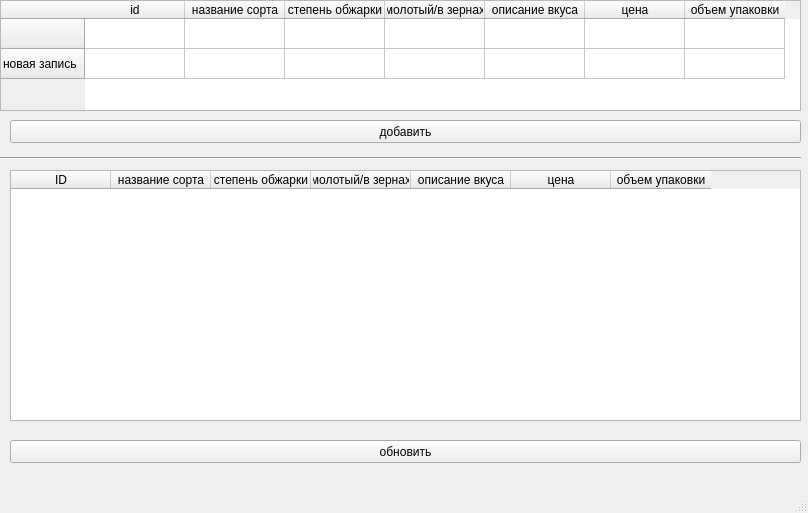
<?xml version="1.0" encoding="UTF-8"?>
<ui version="4.0">
 <class>MainWindow</class>
 <widget class="QMainWindow" name="MainWindow">
  <property name="geometry">
   <rect>
    <x>0</x>
    <y>0</y>
    <width>808</width>
    <height>513</height>
   </rect>
  </property>
  <property name="windowTitle">
   <string>MainWindow</string>
  </property>
  <widget class="QWidget" name="centralwidget">
   <widget class="QPushButton" name="pushButton">
    <property name="geometry">
     <rect>
      <x>10</x>
      <y>120</y>
      <width>791</width>
      <height>23</height>
     </rect>
    </property>
    <property name="text">
     <string>добавить</string>
    </property>
   </widget>
   <widget class="QTableWidget" name="tableWidget">
    <property name="geometry">
     <rect>
      <x>0</x>
      <y>0</y>
      <width>801</width>
      <height>111</height>
     </rect>
    </property>
    <row>
     <property name="text">
      <string/>
     </property>
    </row>
    <row>
     <property name="text">
      <string>новая запись</string>
     </property>
    </row>
    <column>
     <property name="text">
      <string>id</string>
     </property>
    </column>
    <column>
     <property name="text">
      <string>название сорта</string>
     </property>
    </column>
    <column>
     <property name="text">
      <string>степень обжарки</string>
     </property>
    </column>
    <column>
     <property name="text">
      <string>молотый/в зернах</string>
     </property>
    </column>
    <column>
     <property name="text">
      <string>описание вкуса</string>
     </property>
    </column>
    <column>
     <property name="text">
      <string>цена</string>
     </property>
    </column>
    <column>
     <property name="text">
      <string>объем упаковки</string>
     </property>
    </column>
   </widget>
   <widget class="QTableWidget" name="tableWidget_2">
    <property name="geometry">
     <rect>
      <x>10</x>
      <y>170</y>
      <width>791</width>
      <height>251</height>
     </rect>
    </property>
    <column>
     <property name="text">
      <string>ID</string>
     </property>
    </column>
    <column>
     <property name="text">
      <string>название сорта</string>
     </property>
    </column>
    <column>
     <property name="text">
      <string>степень обжарки</string>
     </property>
    </column>
    <column>
     <property name="text">
      <string>молотый/в зернах</string>
     </property>
    </column>
    <column>
     <property name="text">
      <string>описание вкуса</string>
     </property>
    </column>
    <column>
     <property name="text">
      <string>цена</string>
     </property>
    </column>
    <column>
     <property name="text">
      <string>объем упаковки</string>
     </property>
    </column>
   </widget>
   <widget class="Line" name="line">
    <property name="geometry">
     <rect>
      <x>0</x>
      <y>150</y>
      <width>801</width>
      <height>16</height>
     </rect>
    </property>
    <property name="orientation">
     <enum>Qt::Horizontal</enum>
    </property>
   </widget>
   <widget class="QPushButton" name="pushButton_2">
    <property name="geometry">
     <rect>
      <x>10</x>
      <y>440</y>
      <width>791</width>
      <height>23</height>
     </rect>
    </property>
    <property name="text">
     <string>обновить</string>
    </property>
   </widget>
  </widget>
  <widget class="QMenuBar" name="menubar">
   <property name="geometry">
    <rect>
     <x>0</x>
     <y>0</y>
     <width>808</width>
     <height>21</height>
    </rect>
   </property>
  </widget>
  <widget class="QStatusBar" name="statusbar"/>
 </widget>
 <resources/>
 <connections/>
</ui>
